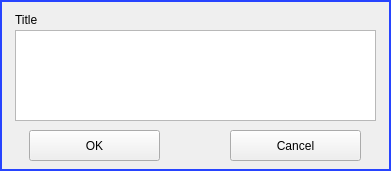
<?xml version="1.0" encoding="UTF-8"?>
<ui version="4.0">
 <class>Form</class>
 <widget class="QWidget" name="Form">
  <property name="geometry">
   <rect>
    <x>0</x>
    <y>0</y>
    <width>391</width>
    <height>171</height>
   </rect>
  </property>
  <property name="windowTitle">
   <string>Form</string>
  </property>
  <property name="styleSheet">
   <string notr="true"/>
  </property>
  <widget class="QPushButton" name="okbt">
   <property name="geometry">
    <rect>
     <x>29</x>
     <y>130</y>
     <width>131</width>
     <height>31</height>
    </rect>
   </property>
   <property name="text">
    <string>OK</string>
   </property>
  </widget>
  <widget class="QLabel" name="label">
   <property name="geometry">
    <rect>
     <x>15</x>
     <y>10</y>
     <width>361</width>
     <height>20</height>
    </rect>
   </property>
   <property name="text">
    <string>Title</string>
   </property>
  </widget>
  <widget class="QTextBrowser" name="textBrowser">
   <property name="geometry">
    <rect>
     <x>15</x>
     <y>30</y>
     <width>361</width>
     <height>91</height>
    </rect>
   </property>
  </widget>
  <widget class="QLabel" name="label_2">
   <property name="geometry">
    <rect>
     <x>0</x>
     <y>0</y>
     <width>391</width>
     <height>171</height>
    </rect>
   </property>
   <property name="styleSheet">
    <string notr="true">border: 2px solid rgb(39, 68, 255);</string>
   </property>
   <property name="text">
    <string/>
   </property>
  </widget>
  <widget class="QPushButton" name="ccbt">
   <property name="geometry">
    <rect>
     <x>230</x>
     <y>130</y>
     <width>131</width>
     <height>31</height>
    </rect>
   </property>
   <property name="text">
    <string>Cancel</string>
   </property>
  </widget>
  <zorder>label_2</zorder>
  <zorder>okbt</zorder>
  <zorder>label</zorder>
  <zorder>textBrowser</zorder>
  <zorder>ccbt</zorder>
 </widget>
 <resources/>
 <connections/>
</ui>
